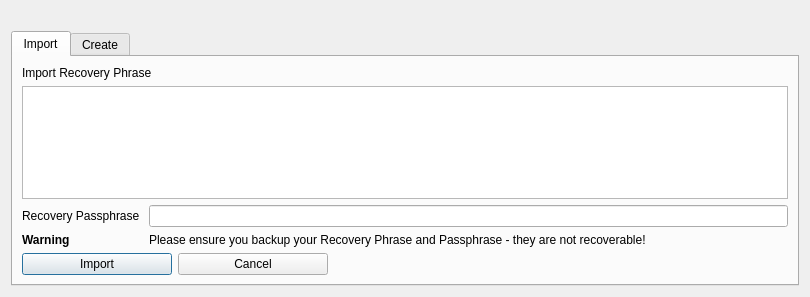
<?xml version="1.0" encoding="UTF-8"?>
<ui version="4.0">
 <class>MnemonicDialog</class>
 <widget class="QDialog" name="MnemonicDialog">
  <property name="geometry">
   <rect>
    <x>0</x>
    <y>0</y>
    <width>810</width>
    <height>297</height>
   </rect>
  </property>
  <property name="windowTitle">
   <string>HD Wallet Setup</string>
  </property>
  <layout class="QGridLayout" name="gridLayout">
   <item row="0" column="0">
    <widget class="QLabel" name="lblHelp">
     <property name="enabled">
      <bool>true</bool>
     </property>
     <property name="styleSheet">
      <string notr="true">color : red</string>
     </property>
     <property name="text">
      <string/>
     </property>
    </widget>
   </item>
   <item row="1" column="0">
    <widget class="QTabWidget" name="tabWidget">
     <property name="currentIndex">
      <number>0</number>
     </property>
     <widget class="QWidget" name="tabImport">
      <attribute name="title">
       <string>Import</string>
      </attribute>
      <layout class="QGridLayout" name="gridLayout_2">
       <item row="0" column="0">
        <widget class="QLabel" name="mnemonicLabel">
         <property name="text">
          <string>Import Recovery Phrase</string>
         </property>
        </widget>
       </item>
       <item row="1" column="0">
        <widget class="QTextEdit" name="tbxMnemonic">
         <property name="toolTip">
          <string>Enter your BIP39 compliant Recovery Phrase/Mnemonic - Typing your own words will probably not work how you expect, since the words require a particular structure (the last word is a checksum).</string>
         </property>
         <property name="lineWrapMode">
          <enum>QTextEdit::WidgetWidth</enum>
         </property>
        </widget>
       </item>
       <item row="2" column="0">
        <layout class="QFormLayout" name="mnemonicLayout">
         <item row="0" column="0">
          <widget class="QLabel" name="passwordLabel">
           <property name="text">
            <string>Recovery Passphrase </string>
           </property>
          </widget>
         </item>
         <item row="0" column="1">
          <widget class="QLineEdit" name="edtPassword">
           <property name="toolTip">
            <string>Enter a passphrase to protect your Recovery Phrase (optional)</string>
           </property>
          </widget>
         </item>
         <item row="1" column="0">
          <widget class="QLabel" name="label_3">
           <property name="font">
            <font>
             <weight>75</weight>
             <bold>true</bold>
            </font>
           </property>
           <property name="text">
            <string>Warning</string>
           </property>
          </widget>
         </item>
         <item row="1" column="1">
          <widget class="QLabel" name="label_2">
           <property name="text">
            <string>Please ensure you backup your Recovery Phrase and Passphrase - they are not recoverable!</string>
           </property>
          </widget>
         </item>
        </layout>
       </item>
       <item row="3" column="0">
        <layout class="QHBoxLayout" name="horizontalLayout_2">
         <item>
          <widget class="QPushButton" name="btnImport">
           <property name="minimumSize">
            <size>
             <width>150</width>
             <height>0</height>
            </size>
           </property>
           <property name="maximumSize">
            <size>
             <width>150</width>
             <height>16777215</height>
            </size>
           </property>
           <property name="text">
            <string>Import</string>
           </property>
          </widget>
         </item>
         <item>
          <widget class="QPushButton" name="btnCancel">
           <property name="minimumSize">
            <size>
             <width>150</width>
             <height>0</height>
            </size>
           </property>
           <property name="maximumSize">
            <size>
             <width>150</width>
             <height>16777215</height>
            </size>
           </property>
           <property name="text">
            <string>Cancel</string>
           </property>
          </widget>
         </item>
         <item>
          <spacer name="horizontalSpacer">
           <property name="orientation">
            <enum>Qt::Horizontal</enum>
           </property>
           <property name="sizeHint" stdset="0">
            <size>
             <width>40</width>
             <height>20</height>
            </size>
           </property>
          </spacer>
         </item>
        </layout>
       </item>
      </layout>
     </widget>
     <widget class="QWidget" name="tabCreate">
      <attribute name="title">
       <string>Create</string>
      </attribute>
      <layout class="QGridLayout" name="gridLayout_3">
       <item row="0" column="0">
        <widget class="QLabel" name="mnemonicLabel_2">
         <property name="text">
          <string>Create New Recovery Phrase</string>
         </property>
        </widget>
       </item>
       <item row="1" column="0">
        <widget class="QTextEdit" name="tbxMnemonicOut">
         <property name="toolTip">
          <string>This is your randomly generated Recovery Phrase/Mnemonic</string>
         </property>
         <property name="lineWrapMode">
          <enum>QTextEdit::WidgetWidth</enum>
         </property>
         <property name="readOnly">
          <bool>true</bool>
         </property>
        </widget>
       </item>
       <item row="2" column="0">
        <layout class="QHBoxLayout" name="horizontalLayout_3">
         <item>
          <widget class="QPushButton" name="btnGenerate">
           <property name="minimumSize">
            <size>
             <width>150</width>
             <height>0</height>
            </size>
           </property>
           <property name="maximumSize">
            <size>
             <width>150</width>
             <height>16777215</height>
            </size>
           </property>
           <property name="text">
            <string>Generate</string>
           </property>
          </widget>
         </item>
         <item>
          <widget class="QPushButton" name="btnCancel2">
           <property name="minimumSize">
            <size>
             <width>150</width>
             <height>0</height>
            </size>
           </property>
           <property name="maximumSize">
            <size>
             <width>150</width>
             <height>16777215</height>
            </size>
           </property>
           <property name="text">
            <string>Cancel</string>
           </property>
          </widget>
         </item>
         <item>
          <spacer name="horizontalSpacer_2">
           <property name="orientation">
            <enum>Qt::Horizontal</enum>
           </property>
           <property name="sizeHint" stdset="0">
            <size>
             <width>40</width>
             <height>20</height>
            </size>
           </property>
          </spacer>
         </item>
        </layout>
       </item>
      </layout>
     </widget>
    </widget>
   </item>
  </layout>
 </widget>
 <resources/>
 <connections/>
</ui>
